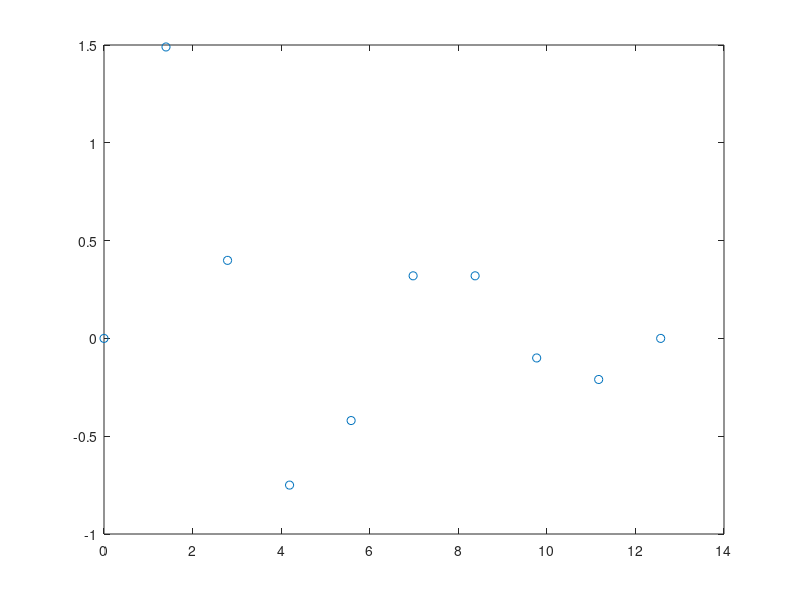

Source code (MATLAB):
t_data = [0 1.40 2.79 4.19 5.58 6.98 8.38 9.77 11.17 12.57];
x_data = [0 1.49 0.399 -0.75 -0.42 0.32 0.32 -0.10 -0.21 0];
plot(t_data,x_data,'o');